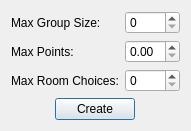
<?xml version="1.0" encoding="UTF-8"?>
<ui version="4.0">
 <class>NewPrompt</class>
 <widget class="QDialog" name="NewPrompt">
  <property name="geometry">
   <rect>
    <x>0</x>
    <y>0</y>
    <width>181</width>
    <height>127</height>
   </rect>
  </property>
  <property name="windowTitle">
   <string>Dialog</string>
  </property>
  <layout class="QGridLayout" name="gridLayout_2">
   <item row="0" column="0">
    <layout class="QGridLayout" name="gridLayout">
     <item row="0" column="1">
      <widget class="QSpinBox" name="groupSizeIn">
       <property name="minimumSize">
        <size>
         <width>55</width>
         <height>0</height>
        </size>
       </property>
       <property name="maximumSize">
        <size>
         <width>55</width>
         <height>16777215</height>
        </size>
       </property>
      </widget>
     </item>
     <item row="1" column="0">
      <widget class="QLabel" name="maxPtsLabel">
       <property name="text">
        <string>Max Points:</string>
       </property>
      </widget>
     </item>
     <item row="1" column="1">
      <widget class="QDoubleSpinBox" name="maxPtsIn">
       <property name="minimumSize">
        <size>
         <width>55</width>
         <height>0</height>
        </size>
       </property>
       <property name="maximumSize">
        <size>
         <width>55</width>
         <height>16777215</height>
        </size>
       </property>
       <property name="singleStep">
        <double>0.250000000000000</double>
       </property>
      </widget>
     </item>
     <item row="0" column="0">
      <widget class="QLabel" name="groupSizeLabel">
       <property name="text">
        <string>Max Group Size:</string>
       </property>
      </widget>
     </item>
     <item row="2" column="0">
      <widget class="QLabel" name="prefListSizeLabel">
       <property name="text">
        <string>Max Room Choices:</string>
       </property>
      </widget>
     </item>
     <item row="2" column="1">
      <widget class="QSpinBox" name="prefListSizeIn">
       <property name="minimumSize">
        <size>
         <width>55</width>
         <height>0</height>
        </size>
       </property>
       <property name="maximumSize">
        <size>
         <width>55</width>
         <height>16777215</height>
        </size>
       </property>
      </widget>
     </item>
     <item row="1" column="2">
      <spacer name="horizontalSpacer_2">
       <property name="orientation">
        <enum>Qt::Horizontal</enum>
       </property>
       <property name="sizeHint" stdset="0">
        <size>
         <width>40</width>
         <height>20</height>
        </size>
       </property>
      </spacer>
     </item>
    </layout>
   </item>
   <item row="1" column="0">
    <spacer name="verticalSpacer_2">
     <property name="orientation">
      <enum>Qt::Vertical</enum>
     </property>
     <property name="sizeHint" stdset="0">
      <size>
       <width>20</width>
       <height>40</height>
      </size>
     </property>
    </spacer>
   </item>
   <item row="2" column="0" alignment="Qt::AlignHCenter">
    <widget class="QPushButton" name="createBttn">
     <property name="text">
      <string>Create</string>
     </property>
    </widget>
   </item>
  </layout>
 </widget>
 <layoutdefault spacing="6" margin="11"/>
 <resources/>
 <connections/>
</ui>
